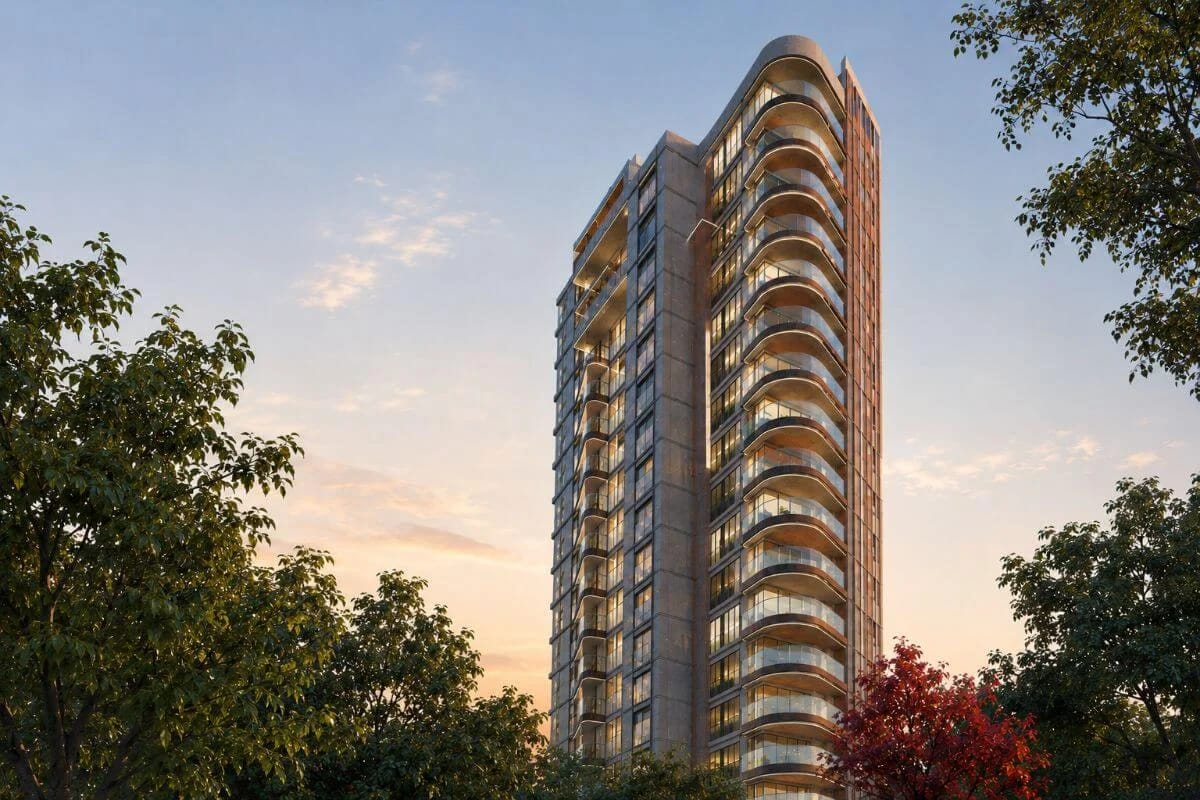
#> input picture assets/WhatsApp Image 2026-10-27 at 11.30.09 AM.jpeg, 1200 x 800 px, found by its file name
$ python analyze_photo_features.py
#> lines starting #> are read from the running program, lines starting #| are printed output that depends on the picture
import cv2
import numpy as np

photo = cv2.imread(r"c:\Users\manpr\Documents\42 Kalidasa\assets\WhatsApp Image 2026-10-27 at 11.30.09 AM.jpeg")
#> photo is the input picture: shape (800, 1200, 3); mean B, G, R 123.1, 127.3, 130.8
h, w, c = photo.shape
#> h = 800; w = 1200; c = 3

# Let's crop 6 distinct areas of the building in the photo to understand its exact facade:
# 1. Tower upper facade (floors 14-19)
# 2. Tower mid facade (floors 7-13)
# 3. Tower lower facade (floors 1-6)
# 4. Balcony railings / glass
# 5. Vertical piers / columns
# 6. Entrance / ground podium

# Let's find building horizontal boundaries
# In the photo (1200 wide), where is the tower?
# Let's compute column gradients
gray = cv2.cvtColor(photo, cv2.COLOR_BGR2GRAY)
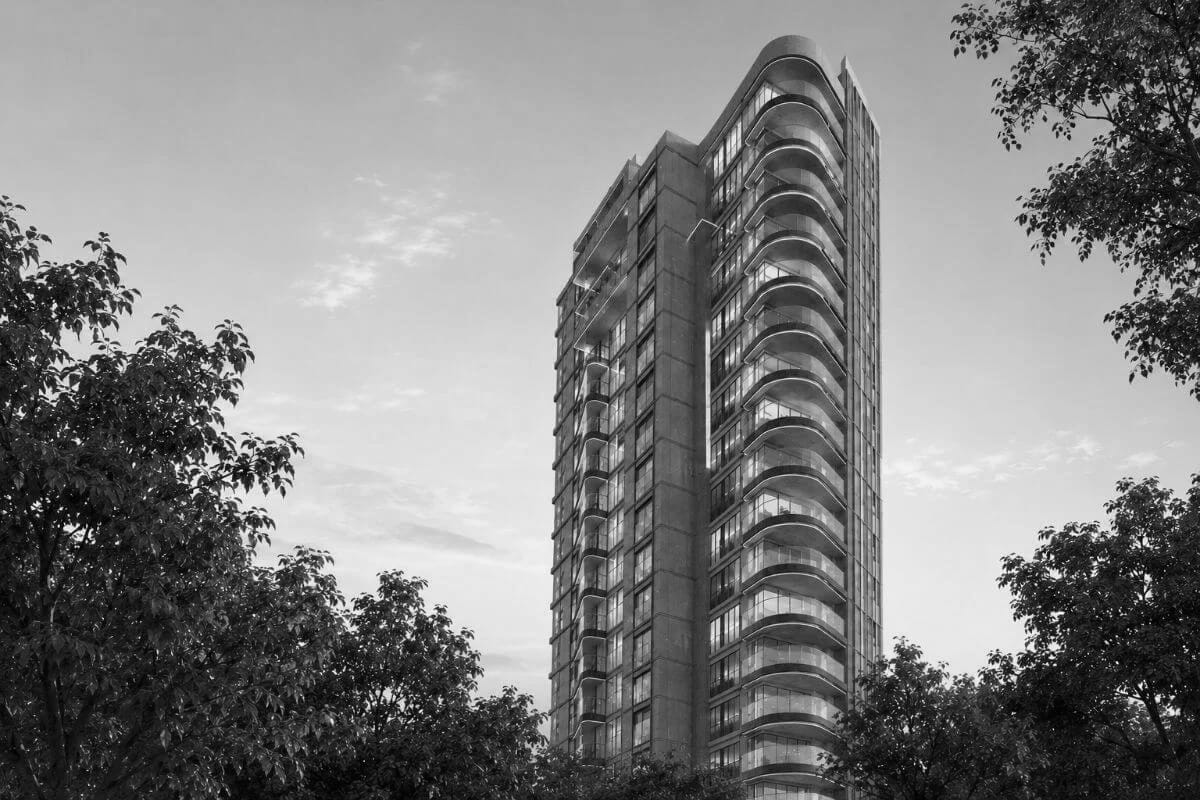
#> gray: shape (800, 1200); min 0, max 254, mean 127.9

# Let's slice vertical regions
slices = {
    "crown_top": photo[50:180, 350:850],
    "upper_floors": photo[180:350, 350:850],
    "mid_floors": photo[350:520, 350:850],
    "lower_floors": photo[520:680, 350:850],
    "ground_entrance": photo[650:780, 350:850],
    "balcony_detail": photo[300:450, 500:700]
}

for name, s in slices.items():
    cv2.imwrite(rf"c:\Users\manpr\Documents\42 Kalidasa\renders\preview\photo_slice_{name}.png", s)
    avg_bgr = np.mean(s, axis=(0,1))
    std_bgr = np.std(s, axis=(0,1))
    print(f"Slice {name:<16}: BGR=({avg_bgr[0]:.1f}, {avg_bgr[1]:.1f}, {avg_bgr[2]:.1f}) | RGB=({avg_bgr[2]:.1f}, {avg_bgr[1]:.1f}, {avg_bgr[0]:.1f}) | std=({std_bgr[0]:.1f})")
#> this loop made 6 passes
#> (name, avg_bgr, std_bgr) on passes 1 to 6: ('crown_top', [171.1, 157.1, 150.1], [60.85, 45.37, 34.76]), ('upper_floors', [139, 140.7, 147.7], [73.13, 64.03, 57.53]), ('mid_floors', [135.9, 146.5, 160], [69.56, 68.97, 70.26]), ('lower_floors', [108.5, 126.7, 143.1], [65.23, 70.28, 76.73]), ('ground_entrance', [63.35, 80.67, 91.85], [46.93, 50.43, 58.93]), ('balcony_detail', [123.2, 126.4, 132.9], [64.24, 62.96, 63.42])
#| Slice crown_top       : BGR=(171.1, 157.1, 150.1) | RGB=(150.1, 157.1, 171.1) | std=(60.9)
#| Slice upper_floors    : BGR=(139.0, 140.7, 147.7) | RGB=(147.7, 140.7, 139.0) | std=(73.1)
#| Slice mid_floors      : BGR=(135.9, 146.5, 160.0) | RGB=(160.0, 146.5, 135.9) | std=(69.6)
#| Slice lower_floors    : BGR=(108.5, 126.7, 143.1) | RGB=(143.1, 126.7, 108.5) | std=(65.2)
#| Slice ground_entrance : BGR=(63.3, 80.7, 91.8) | RGB=(91.8, 80.7, 63.3) | std=(46.9)
#| Slice balcony_detail  : BGR=(123.2, 126.4, 132.9) | RGB=(132.9, 126.4, 123.2) | std=(64.2)
#> pass 1, `cv2.imwrite(rf"c:\Users\manpr\Documents\42 Kalidasa\renders\preview\ph..`:
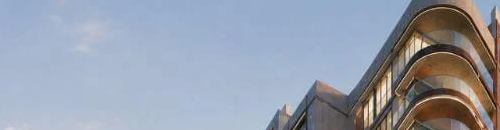
#> saved as photo_slice_crown_top.png: shape (130, 500, 3); mean B, G, R 171.1, 157.1, 150.1
#> pass 2, `cv2.imwrite(rf"c:\Users\manpr\Documents\42 Kalidasa\renders\preview\ph..`:
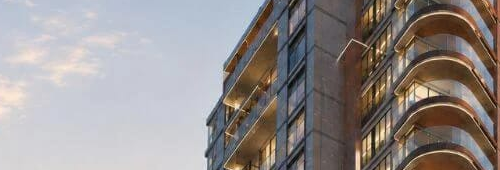
#> saved as photo_slice_upper_floors.png: shape (170, 500, 3); mean B, G, R 139, 140.7, 147.7
